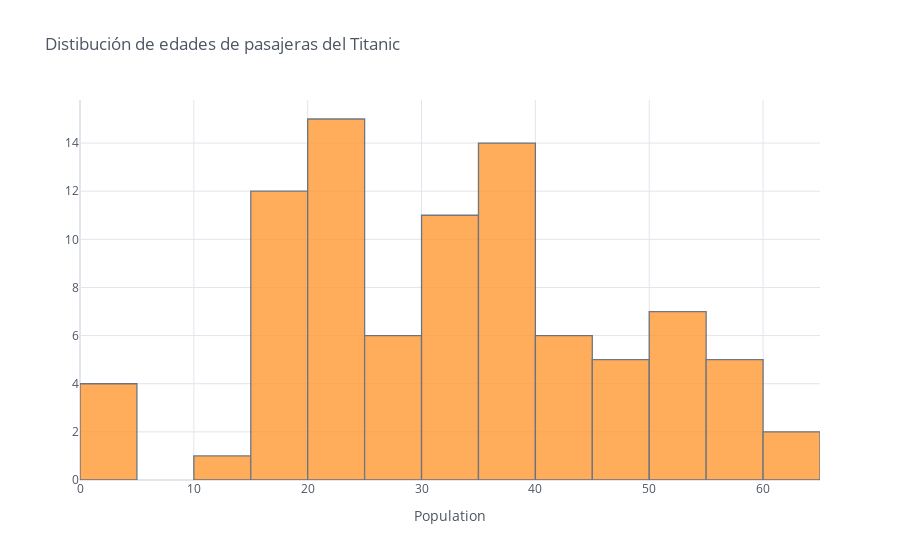

Notebook code cell kept with this figure:
### Code cell
#Histplot o Histograma

Data[['female']].iplot(kind='hist',xTitle='Population', 
                               title='Distibución de edades de pasajeras del Titanic')

### Figure 1 — Plotly figure (JSON) as saved in the notebook; plotly's stock layout.template omitted (floating-point values rounded to 4 significant figures; data arrays with more than 128 entries replaced by an {"elided": "..."} marker saying what was removed)
{"data": [{"histfunc": "count", "histnorm": "", "marker": {"color": "rgba(255, 153, 51, 1.0)", "line": {"color": "#4D5663", "width": 1.3}}, "name": "female", "opacity": 0.8, "orientation": "v", "type": "histogram", "x": {"elided": "183 float values"}}], "layout": {"barmode": "overlay", "legend": {"bgcolor": "#FFFFFF", "font": {"color": "#4D5663"}}, "paper_bgcolor": "#FFFFFF", "plot_bgcolor": "#FFFFFF", "title": {"font": {"color": "#4D5663"}, "text": "Distibución de edades de pasajeras del Titanic"}, "xaxis": {"gridcolor": "#E1E5ED", "showgrid": true, "tickfont": {"color": "#4D5663"}, "title": {"font": {"color": "#4D5663"}, "text": "Population"}, "zerolinecolor": "#E1E5ED"}, "yaxis": {"gridcolor": "#E1E5ED", "showgrid": true, "tickfont": {"color": "#4D5663"}, "title": {"font": {"color": "#4D5663"}, "text": ""}, "zerolinecolor": "#E1E5ED"}}}
